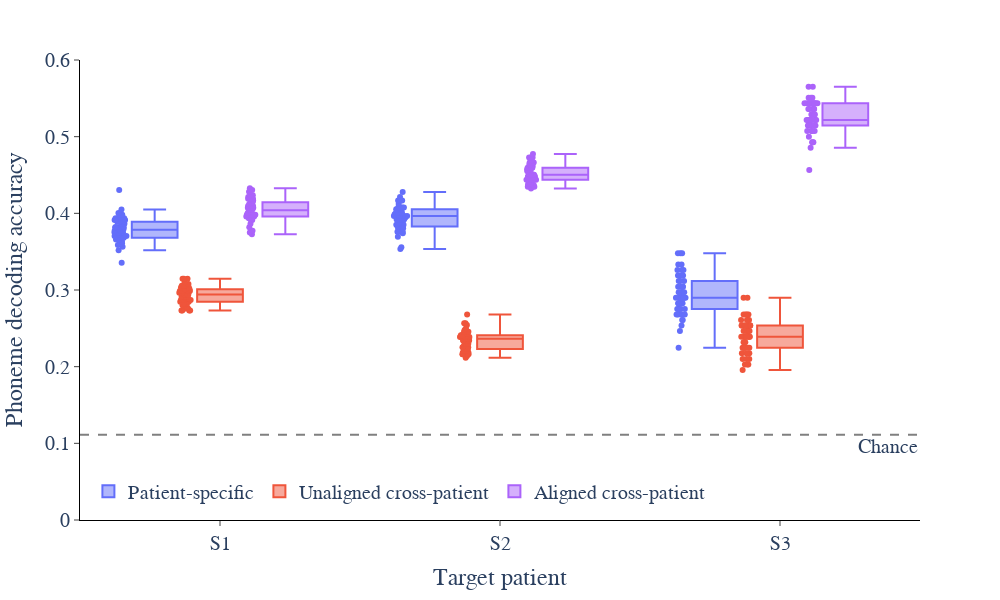

The code cell stored with this chart in its notebook:
### Code cell
fig_ind = 'pAll'
fig_df = decode_df_long[decode_df_long['Phoneme Index'] == fig_ind]
fig = px.box(fig_df, x='Patient', y="accuracy", color='Decoding Context', points='all', width=1000, height=600, color_discrete_sequence=['#636EFA', '#EF553B', '#AB63FA'])
fig.add_hline(y=1/9, line_dash='dash', line_color='grey', annotation_text='Chance', annotation_position='bottom right')
fig.update_layout(
    plot_bgcolor='white',
    legend=dict(
        orientation='h',
        yanchor='bottom',
        y=0.02,
        xanchor='left',
        x=0.01,
        title_text=''
    ),
    title_text='',
    title_x=0.5,
    font=dict(size=20, family='Arial')
)
fig.update_xaxes(
    title='Target patient',
    mirror=False,
    ticks='outside',
    showline=True,
    linecolor='black',
    showgrid=False,
    tickvals=[0,1,2],
    range=[-0.5, 2.5]
)
fig.update_yaxes(
    title='Phoneme decoding accuracy',
    mirror=False,
    ticks='outside',
    showline=True,
    linecolor='black',
    showgrid=False,
    range=[0, 0.6]
)

fig.write_image(r"C:\Users\zms14\Box\CoganLab\IndividualMeetings\Zac\manuscripts\cross_patient_speech_decoding\figures\fig_4\tarPt_decoding_ptSplit.svg")
fig.show()

### Figure 1 — Plotly figure (JSON) as saved in the notebook; plotly's stock layout.template omitted (floating-point values rounded to 4 significant figures; data arrays with more than 128 entries replaced by an {"elided": "..."} marker saying what was removed)
{"data": [{"alignmentgroup": "True", "boxpoints": "all", "hovertemplate": "Decoding Context=Patient-specific<br>Patient=%{x}<br>accuracy=%{y}<extra></extra>", "legendgroup": "Patient-specific", "marker": {"color": "#636EFA"}, "name": "Patient-specific", "notched": false, "offsetgroup": "Patient-specific", "orientation": "v", "showlegend": true, "type": "box", "x": {"elided": "400 str values"}, "x0": " ", "xaxis": "x", "y": {"elided": "400 float values"}, "y0": " ", "yaxis": "y"}, {"alignmentgroup": "True", "boxpoints": "all", "hovertemplate": "Decoding Context=Unaligned cross-patient<br>Patient=%{x}<br>accuracy=%{y}<extra></extra>", "legendgroup": "Unaligned cross-patient", "marker": {"color": "#EF553B"}, "name": "Unaligned cross-patient", "notched": false, "offsetgroup": "Unaligned cross-patient", "orientation": "v", "showlegend": true, "type": "box", "x": {"elided": "400 str values"}, "x0": " ", "xaxis": "x", "y": {"elided": "400 float values"}, "y0": " ", "yaxis": "y"}, {"alignmentgroup": "True", "boxpoints": "all", "hovertemplate": "Decoding Context=Aligned cross-patient<br>Patient=%{x}<br>accuracy=%{y}<extra></extra>", "legendgroup": "Aligned cross-patient", "marker": {"color": "#AB63FA"}, "name": "Aligned cross-patient", "notched": false, "offsetgroup": "Aligned cross-patient", "orientation": "v", "showlegend": true, "type": "box", "x": {"elided": "400 str values"}, "x0": " ", "xaxis": "x", "y": {"elided": "400 float values"}, "y0": " ", "yaxis": "y"}], "layout": {"annotations": [{"showarrow": false, "text": "Chance", "x": 1, "xanchor": "right", "xref": "x domain", "y": 0.1111, "yanchor": "top", "yref": "y"}], "boxmode": "group", "font": {"family": "Arial", "size": 20}, "height": 600, "legend": {"orientation": "h", "title": {"text": ""}, "tracegroupgap": 0, "x": 0.01, "xanchor": "left", "y": 0.02, "yanchor": "bottom"}, "margin": {"t": 60}, "plot_bgcolor": "white", "shapes": [{"line": {"color": "grey", "dash": "dash"}, "type": "line", "x0": 0, "x1": 1, "xref": "x domain", "y0": 0.1111, "y1": 0.1111, "yref": "y"}], "title": {"text": "", "x": 0.5}, "width": 1000, "xaxis": {"anchor": "y", "domain": [0, 1], "linecolor": "black", "mirror": false, "range": [-0.5, 2.5], "showgrid": false, "showline": true, "ticks": "outside", "tickvals": [0, 1, 2], "title": {"text": "Target patient"}}, "yaxis": {"anchor": "x", "domain": [0, 1], "linecolor": "black", "mirror": false, "range": [0, 0.6], "showgrid": false, "showline": true, "ticks": "outside", "title": {"text": "Phoneme decoding accuracy"}}}}
